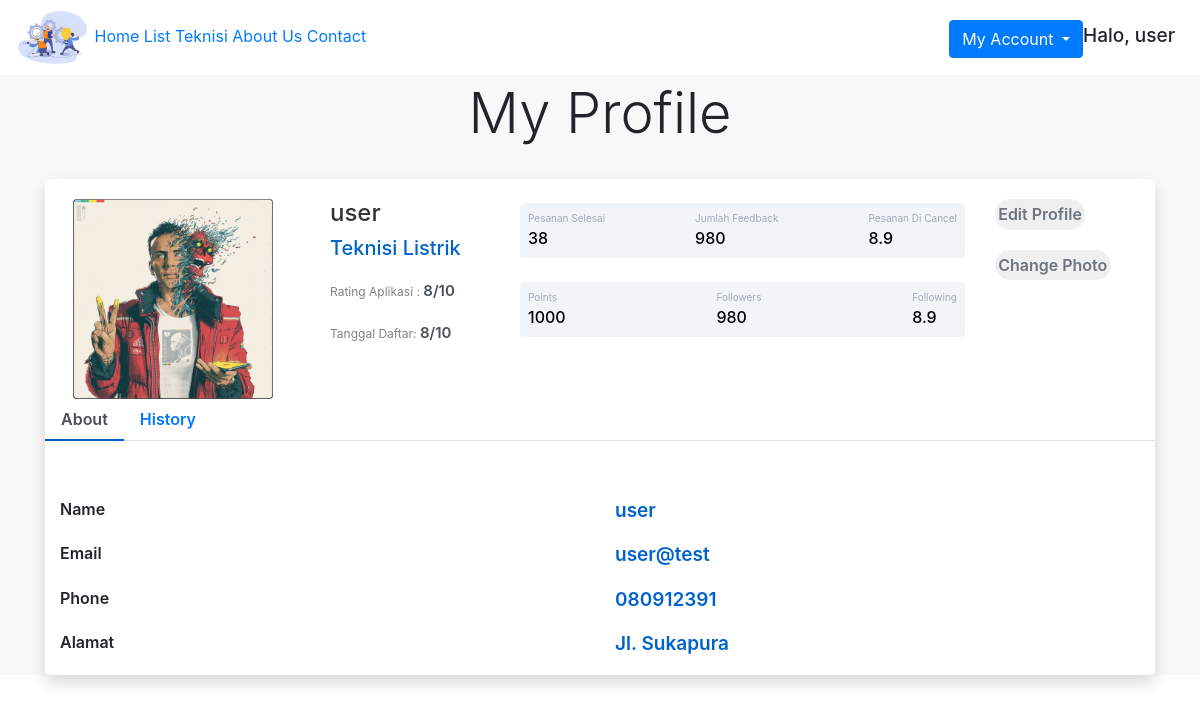
The page /profile_user.php (signed in) on the database its author committed.
### tables this page shows
CREATE TABLE `user` (
  `id` int(10) NOT NULL,
  `nama` varchar(50) NOT NULL,
  `email` varchar(50) NOT NULL,
  `password` varchar(100) NOT NULL,
  `no_hp` varchar(13) DEFAULT NULL,
  `alamat` varchar(300) DEFAULT NULL,
  `gambar` text DEFAULT NULL,
  `roles` varchar(10) NOT NULL DEFAULT 'User'
);

### profile_user.php (the view, shortened to what this page needs)
<?php
$id = $_SESSION['id'];
$query = "SELECT * FROM user WHERE id = $id";
$conn = koneksi();
$result = mysqli_query($conn, $query);
$data = mysqli_fetch_assoc($result);
$gambar = "noprofile.jpg";
if (!empty($data['gambar'])) {
  $gambar = $data['gambar'];
}
?>
<!DOCTYPE html>
<html>
<head>
    <link rel="stylesheet" href="https://cdn.jsdelivr.net/npm/bootstrap@4.5.3/dist/css/bootstrap.min.css"
>
    <link rel="stylesheet" type="text/css" href="style.css">
</head>
<body>
    <div class="top container-fluid fixed-top ">
        <img class="logo_navbar" src="gambar\logo.png">
        <a href="index.php">Home</a>
        <a href="list_teknisi.php">List Teknisi</a>
        <a href="aboutUs.php">About Us</a>
        <a href="contact.php">Contact</a>
        <div class="dropdown">
            <h5 class="halo">Halo, <?= $_SESSION['nama']; ?></h5>
            <a class="btn btn-primary dropdown-toggle" href="#" role="button" id="dropdownMenuLink"
                data-toggle="dropdown" aria-haspopup="true" aria-expanded="false">
                My Account
            </a>
        </div>
    </div>
    <div class="isi_body">
        <h1 style="text-align: center;" class="display-4">My Profile</h1><br>
        <div class="container">
            <div class="shadow bg-white rounded">
                <div class="row">
                    <div class="col-md-3">
                        <div class="profile-img">
                            <img class="rounded profile" src="gambar/user/<?= $gambar; ?>">
                        </div>
                    </div>
                    <div class=" col-md-2">
                        <div class="profile-head">
                            <h4>
                                <?= $data['nama']; ?>
                            </h4>
                            <h5>
                                Teknisi Listrik
                            </h5>
                            <p class="proile-rating">Rating Aplikasi : <span>8/10</span></p>
                            <p class="proile-rating">Tanggal Daftar: <span>8/10</span></p>
                        </div>
                    </div>
                    <div class="col-md-5 profile_user_statistik">
                        <div class="p-2 mt-4 bg-primary d-flex justify-content-between rounded text-white stats">
                            <div class="d-flex flex-column"> <span class="tugas_selesai">Pesanan Selesai</span>
                                <span class="number1">38</span>
                            </div>
                            <div class="d-flex flex-column"> <span class="followers">Jumlah Feedback</span> <span
                                    class="number2">980</span> </div>
                            <div class="d-flex flex-column"> <span class="rating">Pesanan Di Cancel</span>
                                <span class="number3">8.9</span>
                            </div>
                        </div>
                        <div class="p-2 mt-4 bg-primary d-flex justify-content-between rounded text-white stats">
                            <div class="d-flex flex-column"> <span class="tugas_selesai">Points</span>
                                <span class="number1">1000</span>
                            </div>
                            <div class="d-flex flex-column"> <span class="followers">Followers</span> <span
                                    class="number2">980</span> </div>
                            <div class="d-flex flex-column"> <span class="rating">Following</span> <span
                                    class="number3">8.9</span> </div>
                        </div>
                    </div>
                    <div class="col-md-2">
                        <button type="button" class="profile-edit-btn" data-toggle="modal"
                            data-target=".bd-example-modal-lg" id="modal">Edit Profile</button>
                        <button type="button" class="profile-edit-btn" data-toggle="modal" data-target=".modal2"
                            id="modal">Change Photo</button>
                    </div>
                </div>
                <ul class="nav nav-tabs" id="myTab" role="tablist">
                    <li class="nav-item">
                        <a class="nav-link active" id="home-tab" data-toggle="tab" href="#home" role="tab"
                            aria-controls="home" aria-selected="true">About</a>
                    </li>
                    <li class="nav-item">
                        <a class="nav-link" id="profile-tab" data-toggle="tab" href="#profile" role="tab"
                            aria-controls="profile" aria-selected="false">History</a>
                    </li>
                </ul>
                <div class="col-md-12">
                    <div class="tab-content profile-tab" id="myTabContent">
                        <div class="tab-pane fade show active" id="home" role="tabpanel" aria-labelledby="home-tab">
                            <div class="row">
                                <div class="col-md-6">
                                    <label>Name</label>
                                </div>
                                <div class="col-md-6">
                                    <p><?= $data['nama']; ?></p>
                                </div>
                            </div>
                            <div class="row">
                                <div class="col-md-6">
                                    <label>Email</label>
                                </div>
                                <div class="col-md-6">
                                    <p><?= $data['email']; ?></p>
                                </div>
                            </div>
                            <div class="row">
                                <div class="col-md-6">
                                    <label>Phone</label>
                                </div>
                                <div class="col-md-6">
                                    <p><?= $data['no_hp']; ?></p>
                                </div>
                            </div>
                            <div class="row">
                                <div class="col-md-6">
                                    <label>Alamat</label>
                                </div>
                                <div class="col-md-6">
                                    <p><?= $data['alamat']; ?></p>
                                </div>
                            </div>
                        </div>
                    </div>
                </div>
            </div>
        </div>
    </div>
</body>
</html>

### style.css (style rules this page uses)
.top { background-color:white; }
.dropdown { float: right; margin-top: 20px; }
.halo { float: right; margin-top: 5px; padding-right: 10px; text-align: right; font-size: 19px; }
p { font-size: 19px; }
.logo_navbar { width: 75px; height: 75px; }
.isi_body { background-color:#F8F8F8; margin-top: 60px; padding-top: 20px; }
.stats { background: #f2f5f8 !important; color: #000 !important }
.tugas_selesai { font-size: 10px; color: #a1aab9 }
.number1 { font-weight: 500 }
.followers { font-size: 10px; color: #a1aab9 }
.number2 { font-weight: 500 }
.rating { font-size: 10px; color: #a1aab9 }
.number3 { font-weight: 500 }
.profile-img { text-align: center; }
.profile-img img { width: 200px; margin-top: 20px; }
.profile-head h4 { color: #333; margin-top: 20px; }
.profile-head h5 { color: #0062cc; }
.profile-edit-btn { margin-top: 20px; border: none; border-radius: 1.5rem; width: fit-content; padding: 2%; font-weight: 600; color: #6c757d; cursor: pointer; }
.proile-rating { font-size: 12px; color: #818182; margin-top: 20px; }
.proile-rating span { color: #495057; font-size: 15px; font-weight: 600; }
.nav-tabs { margin-bottom:5%; }
.nav-tabs .nav-link { font-weight:600; border: none; }
.nav-tabs .nav-link.active { border: none; border-bottom:2px solid #0062cc; }
.profile-tab label { font-weight: 600; }
.profile-tab p { font-weight: 600; color: #0062cc; }

### profile_user.php (style rules this page uses)
.profile { background-repeat: no-repeat; background-size: cover; height: 200px; }

### rows shown on the page
user: gambar (picture), nama "user", email "user@test", no_hp "080912391", alamat "Jl. Sukapura"

### other values the page prints
$_SESSION['nama'] "user"
